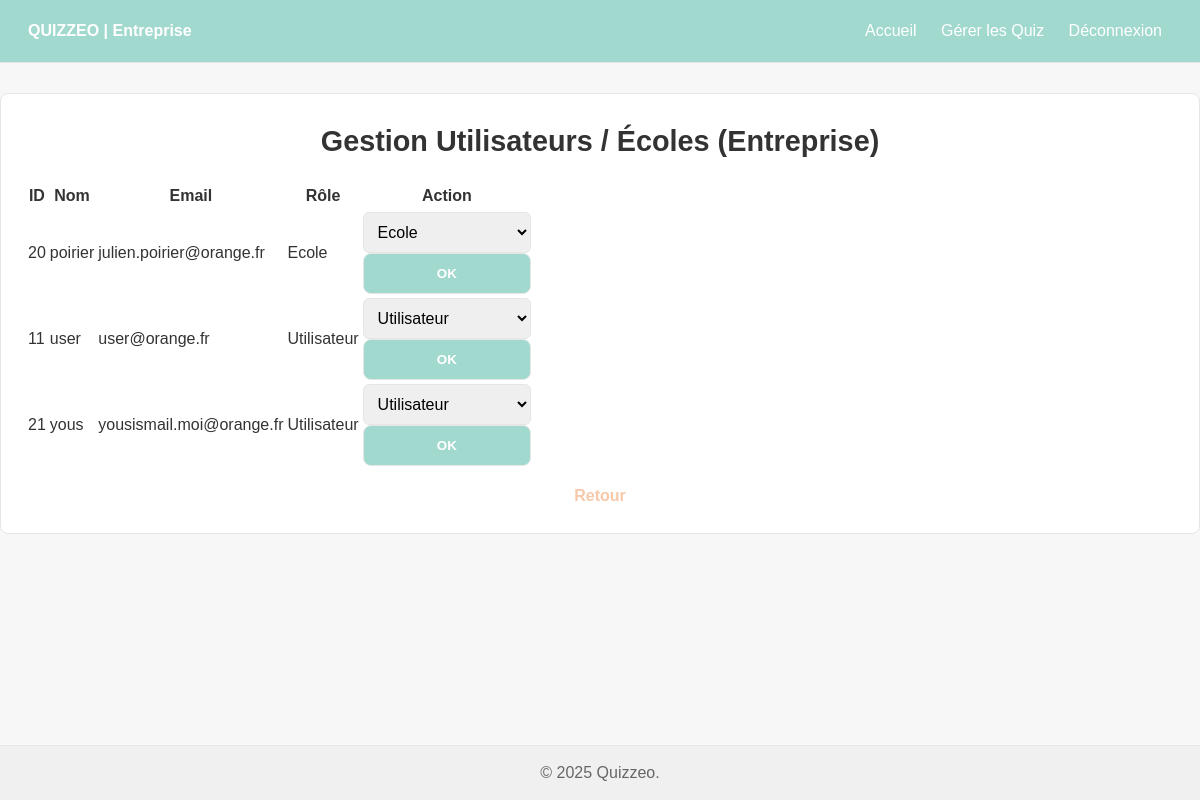
The page /admin_users.php (signed in) on the database its author committed.
### tables this page shows
CREATE TABLE `users` (
  `user_id` int UNSIGNED NOT NULL,
  `username` varchar(50) NOT NULL,
  `email` varchar(100) NOT NULL,
  `password_hash` varchar(255) NOT NULL,
  `role` enum('admin','ecole','entreprise','utilisateur') NOT NULL DEFAULT 'utilisateur',
  `firstname` varchar(50) DEFAULT NULL,
  `lastname` varchar(50) DEFAULT NULL,
  `created_at` datetime NOT NULL DEFAULT CURRENT_TIMESTAMP,
  `is_active` tinyint(1) NOT NULL DEFAULT '1'
);

### admin_users.php (the view, shortened to what this page needs)
<?php
$role = $_SESSION['role'];
$user_id = $_SESSION['user_id'];
$users = [];
$gestion_title = "Gestion des Utilisateurs";
$allowed_new_roles = ['utilisateur'];
$sql_filter = "WHERE user_id != ? AND role = 'utilisateur'";
if ($role === 'admin') {
    $allowed_new_roles = ['utilisateur', 'ecole', 'entreprise', 'admin'];
    $sql_filter = "WHERE user_id != ?";
    $gestion_title = "Gestion globale des Utilisateurs (Admin)";
} elseif ($role === 'entreprise') {
    $allowed_new_roles = ['utilisateur', 'ecole'];
    $sql_filter = "WHERE user_id != ? AND role IN ('utilisateur','ecole')";
    $gestion_title = "Gestion Utilisateurs / Écoles (Entreprise)";
}
try {
    $pdo = connectDB();
    $stmt = $pdo->prepare("SELECT user_id, username, email, role FROM users $sql_filter ORDER BY role, username");
    $stmt->execute([$user_id]);
    $users = $stmt->fetchAll();
} catch (PDOException $e) {
    $error = "Erreur lors du chargement des utilisateurs : " . $e->getMessage();
}
?>
<!DOCTYPE html>
<html lang="fr">
<head><meta charset="UTF-8"><title><?= htmlspecialchars($gestion_title) ?></title>
<link rel="stylesheet" href="styles.css?v=final"></head>
<body class="dashboard-layout">
<div class="navbar">
    <div class="logo">QUIZZEO | <?= htmlspecialchars(ucfirst($role)) ?></div>
    <nav>
        <a href="dashboard.php">Accueil</a>
        <a href="admin_manage_quizzes.php">Gérer les Quiz</a>
        <a href="logout.php">Déconnexion</a>
    </nav>
</div>
<div class="main-content">
    <div class="container dashboard-content">
        <h1><?= htmlspecialchars($gestion_title) ?></h1>
        <?php if (empty($users)): ?>
            <div class="alert alert-info">Aucun utilisateur à afficher selon vos droits.</div>
        <?php else: ?>
        <table class="users-table">
            <thead><tr><th>ID</th><th>Nom</th><th>Email</th><th>Rôle</th><th>Action</th></tr></thead>
            <tbody>
            <?php foreach ($users as $u): ?>
            <tr>
                <td><?= htmlspecialchars($u['user_id']) ?></td>
                <td><?= htmlspecialchars($u['username']) ?></td>
                <td><?= htmlspecialchars($u['email']) ?></td>
                <td><?= htmlspecialchars(ucfirst($u['role'])) ?></td>
                <td>
                    <form method="POST" class="form-role-update">
                        <select name="new_role">
                            <?php foreach ($allowed_new_roles as $r): ?>
                                <option value="<?= $r ?>" <?= $u['role']===$r ? 'selected':'' ?>>
                                    <?= ucfirst($r) ?>
                                </option>
                            <?php endforeach; ?>
                        </select>
                        <button type="submit" class="button-small">OK</button>
                    </form>
                </td>
            </tr>
            <?php endforeach; ?>
            </tbody>
        </table>
        <?php endif; ?>
        <div class="link-text"><a href="dashboard.php">Retour</a></div>
    </div>
</div>
<footer class="footer">&copy; <?= date('Y') ?> Quizzeo.</footer>
</body></html>

### styles.css (style rules this page uses)
*, *::before, *::after { box-sizing: border-box; }
:root { --primary-color: rgb(162, 217, 206); --accent-orange: rgb(247, 200, 169); --secondary-color: var(--accent-orange); --bg-light: #F7F7F7; --text-dark: #333; --text-muted: #666; --card-border: #E6E6E6; --footer-bg: #F0F0F0; --font: 'Arial', sans-serif; }
html, body { height: 100%; }
body { margin: 0; padding: 0; background-color: var(--bg-light); color: var(--text-dark); font-family: var(--font); line-height: 1.6; display: flex; flex-direction: column; min-height: 100vh; }
.main-content { flex: 1 0 auto; width: 100%; }
.container { background-color: #fff; padding: 28px; border-radius: 8px; border: 1px solid var(--card-border); width: 100%; max-width: 480px; margin: 28px auto; }
.dashboard-content { background-color: #ffffff; padding: 24px; border-radius: 8px; border: 1px solid var(--card-border); max-width: 1200px; margin: 30px auto; }
h1 { font-size: 1.8rem; margin: 0 0 16px; text-align: center; }
input[type="text"], input[type="password"], input[type="email"], select, textarea { width: 100%; padding: 10px; border: 1px solid var(--card-border); border-radius: 6px; font-size: 1rem; }
button, .button { display: inline-block; width: 100%; padding: 12px 14px; background-color: var(--primary-color); color: #fff; border: 1px solid var(--card-border); border-radius: 8px; font-weight: 700; cursor: pointer; transition: background-color 0.16s, transform 0.08s; }
.link-text { text-align: center; margin-top: 14px; }
.link-text a { color: var(--secondary-color); font-weight: 700; text-decoration: none; }
.navbar { width: 100%; background-color: var(--primary-color); padding: 12px 28px; display: flex; justify-content: space-between; align-items: center; border-bottom: 1px solid var(--card-border); }
.navbar .logo { color: #fff; font-weight: 800; }
.navbar nav a { color: #fff; text-decoration: none; padding: 6px 10px; border-radius: 6px; display: inline-block; }
.footer { width: 100%; padding: 14px 28px; background: var(--footer-bg); color: var(--text-muted); text-align: center; border-top: 1px solid var(--card-border); margin-top: auto; }

### rows shown on the page
users: user_id "20", username "poirier", email "julien.poirier@orange.fr", role "Ecole", new_role "Ecole"
users: user_id "11", username "user", email "user@orange.fr", role "Utilisateur", new_role "Utilisateur"
users: user_id "21", username "yous", email "yousismail.moi@orange.fr", role "Utilisateur", new_role "Utilisateur"

### other values the page prints
$role "Entreprise"
$gestion_title "Gestion Utilisateurs / Écoles (Entreprise)"
